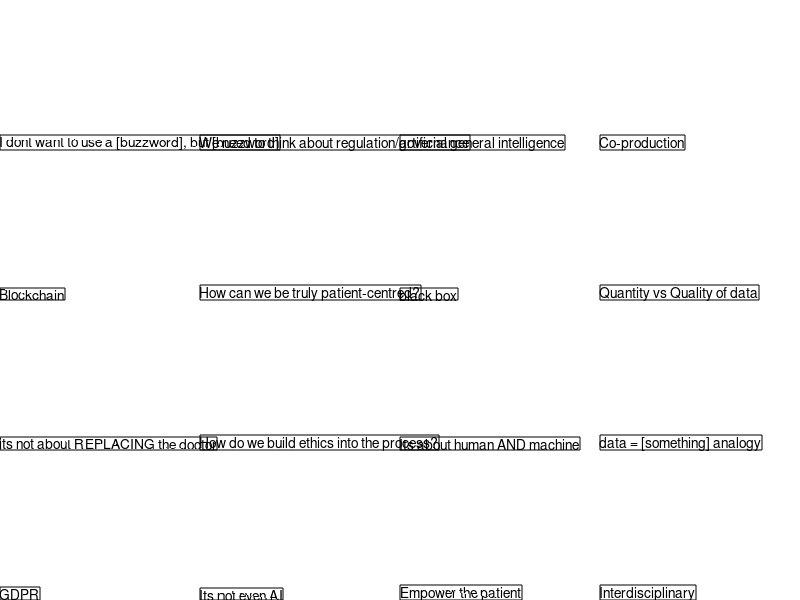

This figure's MATLAB source:
% AI bingo creator
%
% Dave Wong 2019

% take a list of crappy AI phrases from a csv file
% AI_phrases.csv

% choose a grid size: small (4x4), medium (5x4), large (5x5) - default
% small
clear all
phrases = {'Its not even AI', 'Empower the patient',...
    'We need to think about regulation/governance', 'How can we be truly patient-centred?',...
    'its not about REPLACING the doctor', 'How do we build ethics into the process?',...
    'Its about human AND machine', 'Blockchain',...
    'Co-production', 'Interdisciplinary', 'Quantity vs Quality of data',...
    'I dont want to use a [buzzword], but [buzzword]', 'artificial general intelligence',...
    'GDPR', 'data = [something] analogy', 'black box'};
H = 4;
W = 4;
S = H*W;

idx = randperm(H*W);

figure
for i = 1:length(idx)
    axis off
    annotation('textbox',[(mod(i-1,W))/W floor((i-1)/H)/H 1/H 1/W],'String',phrases{idx(i)});
    %text(0.5,0.5, phrases{idx(i)})
end
